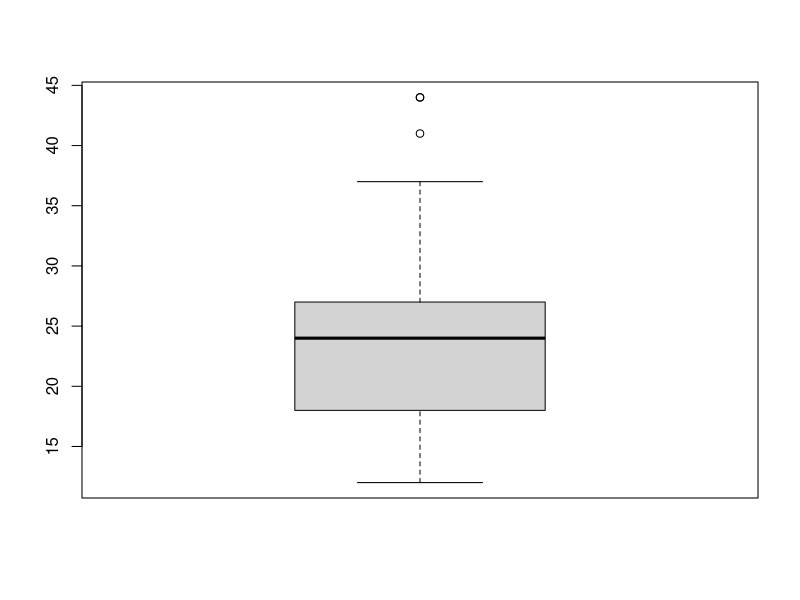
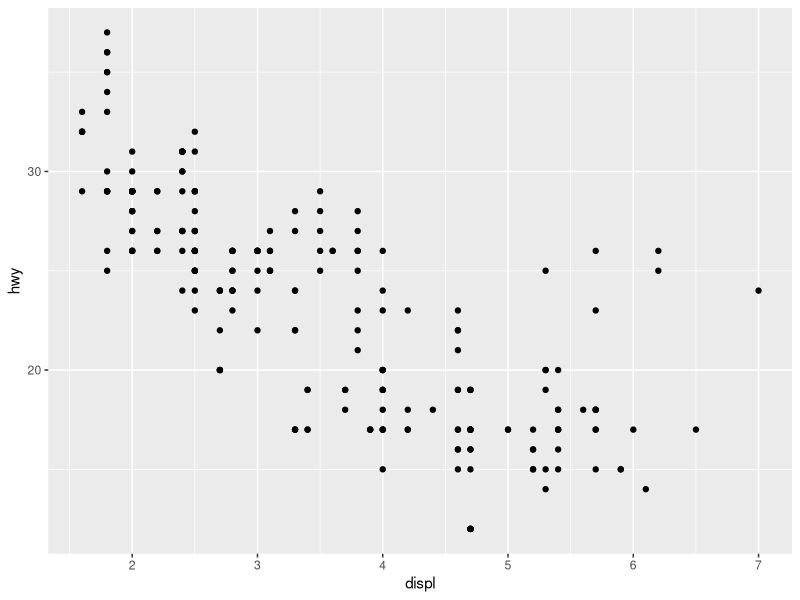
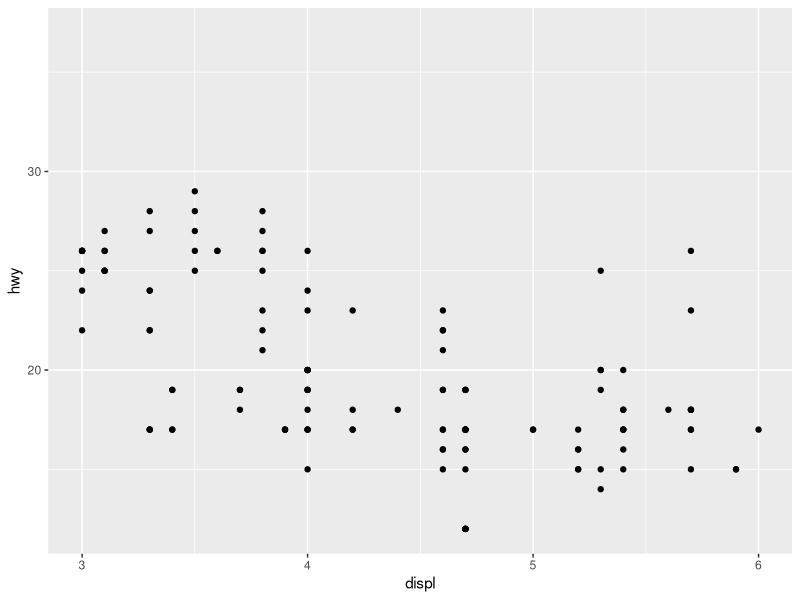
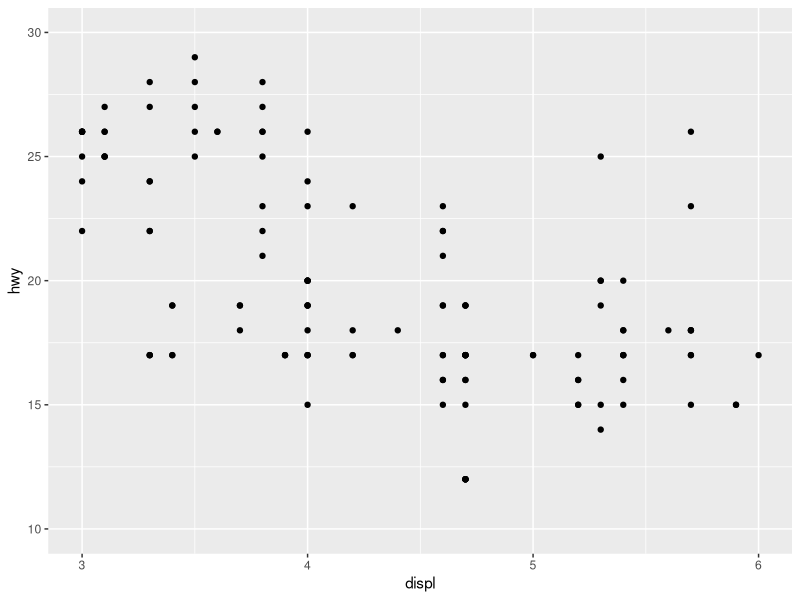
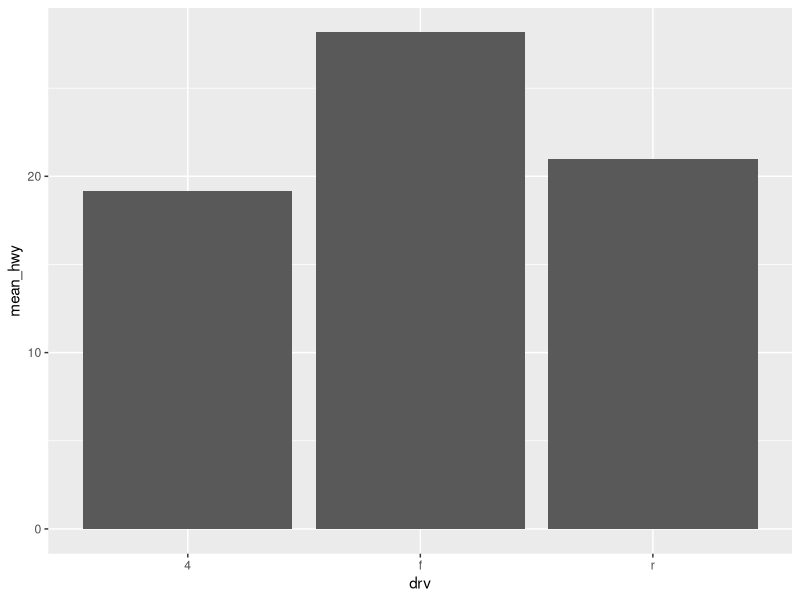
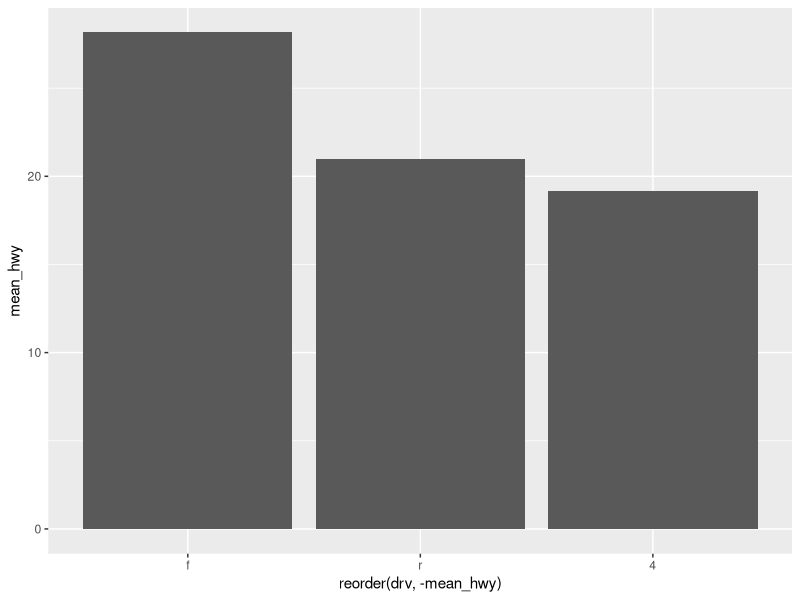
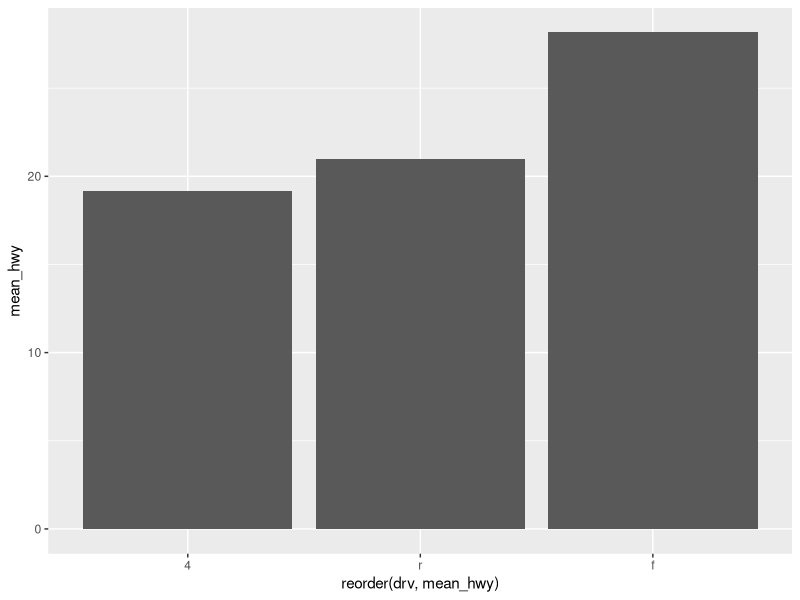
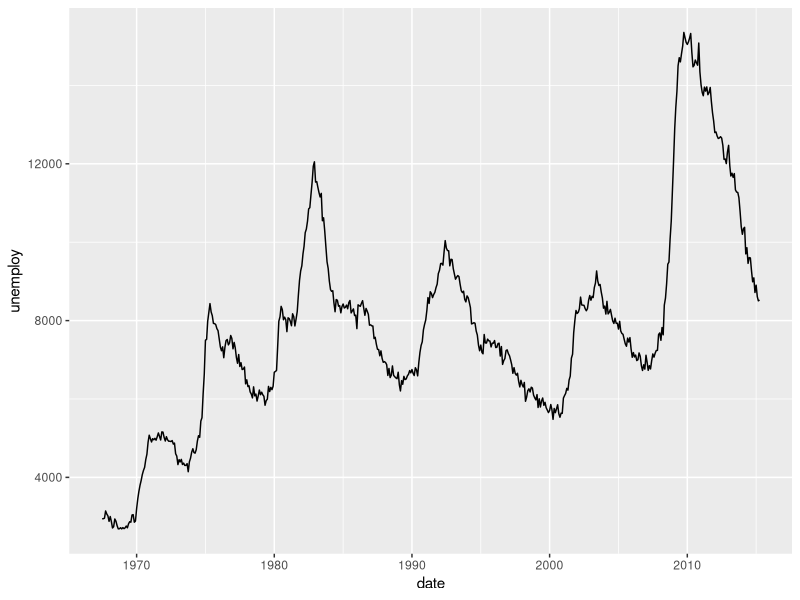

The R source for these figures, in order:
# mpg data analysis
library(dplyr)
library(ggplot2)

mpg <- as.data.frame(ggplot2::mpg)
boxplot(mpg$hwy)

# dealing with missing values
mpg$hwy <- ifelse(mpg$hwy < 12 | mpg$hwy > 37, NA, mpg$hwy)
table(is.na(mpg$hwy))

mpg %>% group_by(drv) %>% summarise(mean_hwy = mean(hwy, na.rm = T))

# scatterplot
ggplot(data=mpg, aes(x=displ, y=hwy)) + geom_point()

ggplot(data=mpg, aes(x=displ, y=hwy)) + geom_point() + xlim(3,6)

ggplot(data=mpg, aes(x=displ, y=hwy)) + 
  geom_point() +
  xlim(3,6) +
  ylim(10,30)

# bar graph
mpg <- as.data.frame(ggplot2::mpg)
df_mpg <- mpg %>% group_by(drv) %>% summarise(mean_hwy = mean(hwy))
df_mpg

ggplot(data=df_mpg, aes(x=drv, y=mean_hwy)) + geom_col()

ggplot(data=df_mpg, aes(x=reorder(drv, -mean_hwy), y=mean_hwy)) + geom_col()
ggplot(data=df_mpg, aes(x=reorder(drv, mean_hwy), y=mean_hwy)) + geom_col()

# Line graph
ggplot(data=economics, aes(x=date, y=unemploy)) + geom_line()

# boxplot
ggplot(data=mpg, aes(x=drv, y=hwy)) + geom_boxplot()
